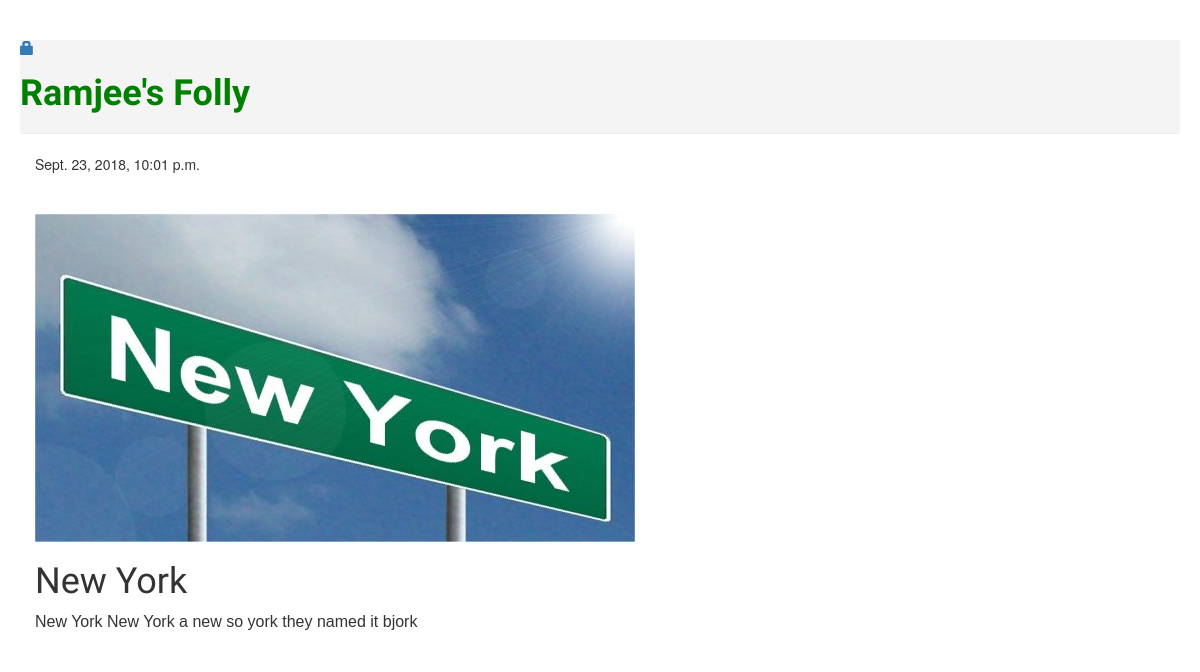
The page /post/13/ on the database its author committed.
### blog/models.py (models this page shows, shortened)
class Post(models.Model):
    author = models.ForeignKey('auth.User', on_delete=models.CASCADE)
    title = models.CharField(max_length=200)
    text = models.TextField()
    image = models.ImageField(upload_to=upload_location,
    		null=True, blank=True)
    height_field = models.IntegerField(default=0)
    width_field = models.IntegerField(default=0)
    created_date = models.DateTimeField(
            default=timezone.now)
    published_date = models.DateTimeField(
            blank=True, null=True)

### blog/views.py (the view)
# urls.py: path('post/<int:pk>/', views.post_detail, name='post_detail'),
def post_detail(request, pk):
    post = get_object_or_404(Post, pk=pk)
    return render(request, 'blog/post_detail.html', {'post': post})

### blog/templates/blog/post_detail.html (shortened to what this page needs)
{% extends 'blog/base.html' %}
{% block content %}
    <div class="post">
        {% if post.published_date %}
            <div class="date">
                {{ post.published_date }}
            </div>
{% else %}
    <a class="btn btn-default" href="{% url 'post_publish' pk=post.pk %}">Publish</a>
{% endif %}
	 	<br><br>
	 	{% if post.image %}
        <img src='{{ post.image.url }}' class=img-responsive'/>
		{% endif %}
        <h1>{{ post.title }}</h1>
        <p>{{ post.text|linebreaksbr }}</p>
    </div>
{% endblock %}

### blog/static/css/blog.css (style rules this page uses)
body { padding: 20; padding-top: 0; width: 100%; }
h1, h2, h3, h4 { font-family: times; }
p { font-family: sans-serif; font-size: 12pt; }

### rows shown on the page
Post: published_date "Sept. 23, 2018, 10:01 p.m.", image (picture), title "New York", text "New York New York a new so york they named it bjork"
